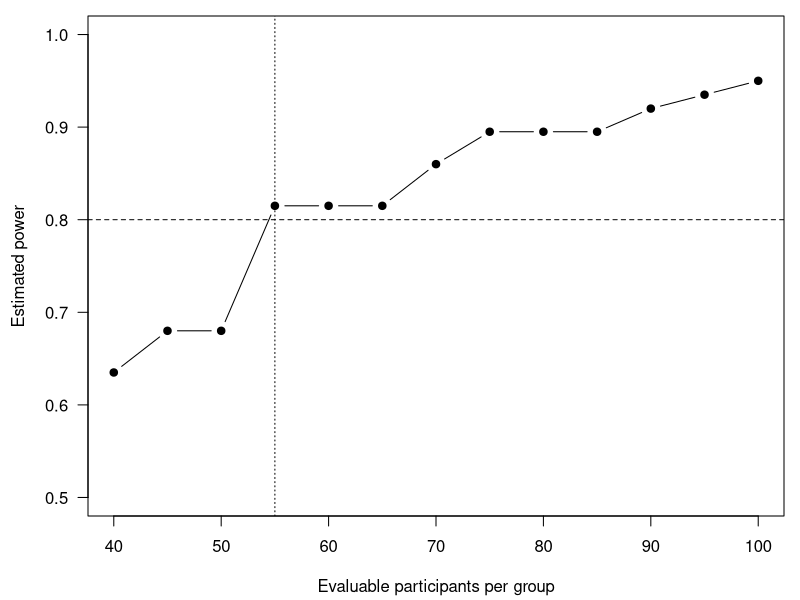

The R script that drew this image:
## ---- chunk 1
#| label: setup
#| include: false
delta   <- 35     # smallest difference of clinical interest (m)
sd_y    <- 90     # SD of 6MWD at 6 months (m)
# REVIEW (Major 2): The baseline–outcome correlation the sample size depends on most is neither stated nor sourced
rho     <- 0.5    # correlation of baseline and 6-month 6MWD
alpha   <- 0.05
target  <- 0.80
dropout <- 0.20

pct <- function(x) sprintf("%.1f%%", 100 * x)
## ---- chunk 2
#| label: simulate-power
#| include: false
simulate_power <- function(n, n_sim = 200) {
  rejected <- logical(n_sim)
  for (i in seq_len(n_sim)) {
    arm      <- rep(c(0, 1), each = n)
    baseline <- rnorm(2 * n, mean = 380, sd = sd_y)
    outcome  <- 430 + rho * (baseline - 380) + delta * arm +
                rnorm(2 * n, sd = sd_y * sqrt(1 - rho^2))
    fit   <- lm(outcome ~ arm + baseline)
    t_arm <- coef(summary(fit))["arm", "t value"]
    # REVIEW (Major 1): The sample size does not give 80% power at the stated two-sided 5%
    rejected[i] <- pt(t_arm, df = fit$df.residual, lower.tail = FALSE) < alpha
  }
  mean(rejected)
}

set.seed(20260108)
grid        <- seq(40, 100, by = 5)
power_raw   <- vapply(grid, simulate_power, numeric(1))
# REVIEW (Minor 2): Figure 1 plots a running maximum labelled "Estimated power"
power_curve <- cummax(power_raw)
# REVIEW (Major 1): The sample size does not give 80% power at the stated two-sided 5%
n_evaluable <- grid[which(power_curve >= target)[1]]
power_at    <- power_curve[grid == n_evaluable]
# REVIEW (Major 1): The sample size does not give 80% power at the stated two-sided 5%
n_rand      <- ceiling(n_evaluable * (1 + dropout))
## ---- chunk 3
#| label: ttest-comparison
#| include: false
n_ttest <- ceiling(power.t.test(delta = delta, sd = sd_y, power = target)$n)
## ---- chunk 4
#| label: fig-power
#| fig-cap: "Estimated power by number of evaluable participants per group (200 simulated trials per sample size). Dashed line: 80% power; dotted line: chosen sample size."
#| fig-width: 6
#| fig-height: 3.4
par(mar = c(4.2, 4.4, 0.8, 0.8))
plot(grid, power_curve, type = "b", pch = 19, ylim = c(0.5, 1), las = 1,
     xlab = "Evaluable participants per group", ylab = "Estimated power")
abline(h = target, lty = 2)
abline(v = n_evaluable, lty = 3)
